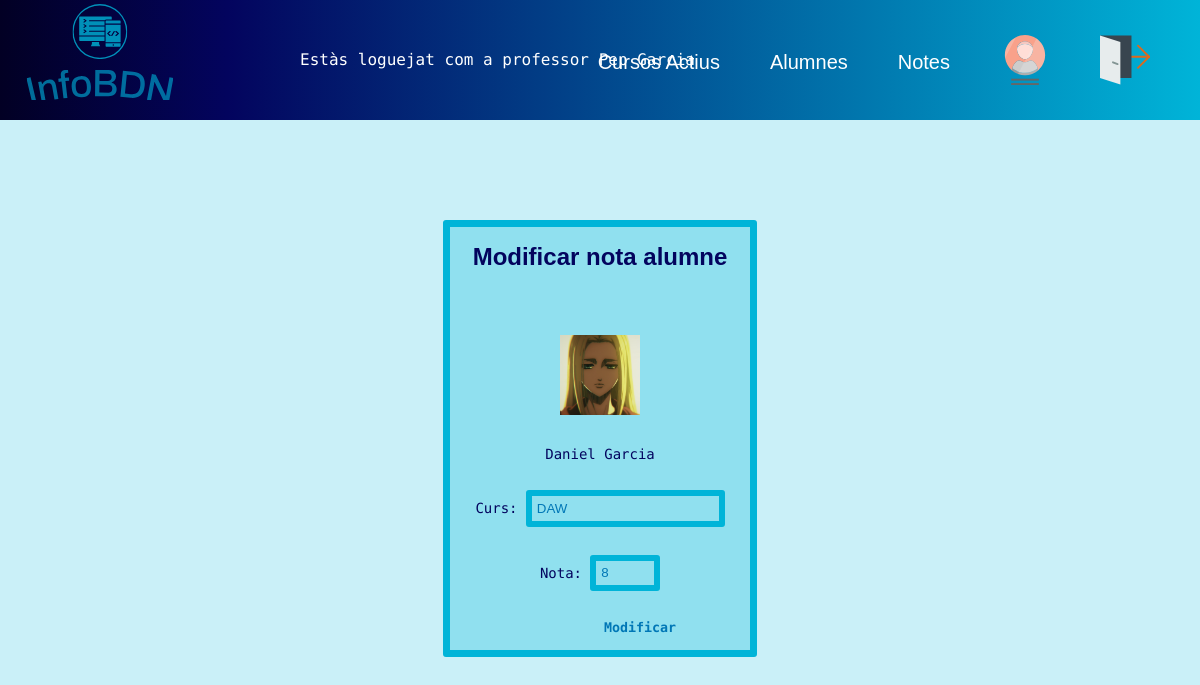
Page /InfoBDN/editnota_prof.php?dni=A11111111&codi=1 (signed in) on the earlier database version.
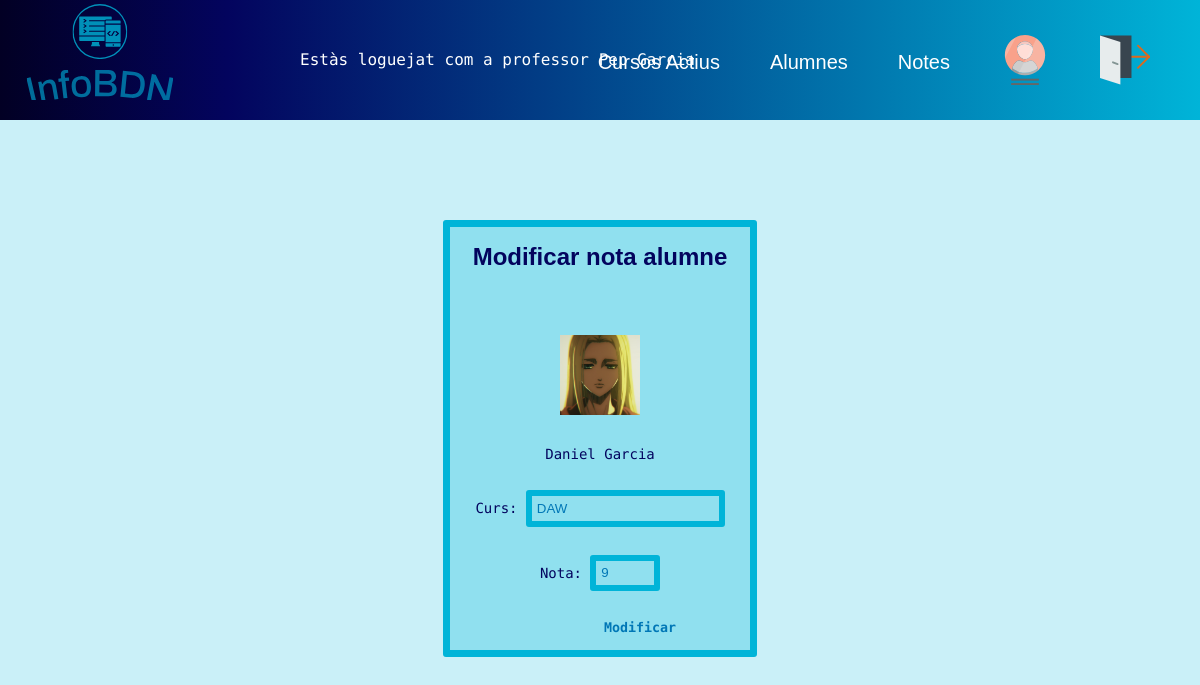
Same page on the later database version.
### tables this page shows
CREATE TABLE `matricula` (
  `DNI_alum` varchar(12) NOT NULL,
  `Codi_curs` int(3) NOT NULL,
  `nota` int(2) NOT NULL
);

### InfoBDN/editnota_prof.php (the view, shortened to what this page needs)
<!DOCTYPE html>
<html lang="ca">
<head>
    <link rel="stylesheet" href="style.css">
</head>
<body>
    <?php
    include "functions.php";
    if (isset($_SESSION["email"]) && $_SESSION["role"] == "prof") {
        $bddcon = getBddConn();
        if ($_POST) {
            $dni = $_POST['dni'];
            $codi = $_POST['codi'];
            $nota = $_POST['nota'];
            $sql = "UPDATE matricula SET nota='$nota' WHERE DNI_alum LIKE '$dni' and Codi_curs like '$codi'";
            $consulta = mysqli_query($bddcon, $sql);
            if (!$consulta) {
                echo mysqli_error($bddcon) . "<br>";
                echo "Error querry no valida " . $sql;
                echo "Redirigint..";
                echo "<META HTTP-EQUIV='REFRESH' CONTENT='1.5;URL=notes_prof.php'>";
            } else {
                echo "Nota modificada exitosament!!!";
                echo "<META HTTP-EQUIV='REFRESH' CONTENT='0;URL=notes_prof.php'>";
            }
        } else {
            if ($_REQUEST['dni']) {
                $dni = $_REQUEST['dni'];
                $codi = $_REQUEST['codi'];
                $sql = "SELECT * FROM matricula WHERE DNI_alum LIKE '$dni' and Codi_curs like '$codi'";
                $sql2 = "SELECT * FROM alumnes WHERE DNI LIKE '$dni'";
                $sql3 = "SELECT * FROM cursos WHERE codi LIKE '$codi'";
                $consulta = mysqli_query($bddcon, $sql);
                $consulta2 = mysqli_query($bddcon, $sql2);
                $consulta3 = mysqli_query($bddcon, $sql3);
                $curs = mysqli_fetch_array($consulta3);
                $matricula = mysqli_fetch_assoc($consulta);
                $alumne = mysqli_fetch_assoc($consulta2);
                echo "<form class='form'  action='editnota_prof.php' method='post'>
                    <h1>Modificar nota alumne </h1>
                    <p><img class='profile_foto' src='" . $alumne['Foto'] . "'></p>
                    <p>" . $alumne['Nom'] . " " . $alumne['Cognoms'] . "</p>
                    <input readonly class='ocult' type='text' name='dni' id='dni' value='" . $dni . "'>
                    <input readonly class='ocult' type='text' name='codi' id='codi' value='" . $codi . "'>
                    <p>Curs: <input readonly type='text' name='curs' id='curs' value='" . $curs['Nom'] . "'></p>
                    <p>Nota: <input min='0' max='10' type='number' name='nota' id='nota' value='" . $matricula['nota'] . "'></p>
                    <p><button class='submit_button' type='submit'>Modificar</button></p>
                    </form>";
            } else {
                echo "No hem pogut obtenir el DNI del alumne";
                echo "<META HTTP-EQUIV='REFRESH' CONTENT='1.5;URL=notes_prof.php'>";
            }
        }
    } else {
        echo "<p>Has d'estar valiat per veure aquesta pàgina</p>";
        echo "<META HTTP-EQUIV='REFRESH' CONTENT='1.5;URL=index.php'>";
    }
    ?>
</body>
</html>

Differences in the rows shown:
changed matricula: nota "8" → "9"
